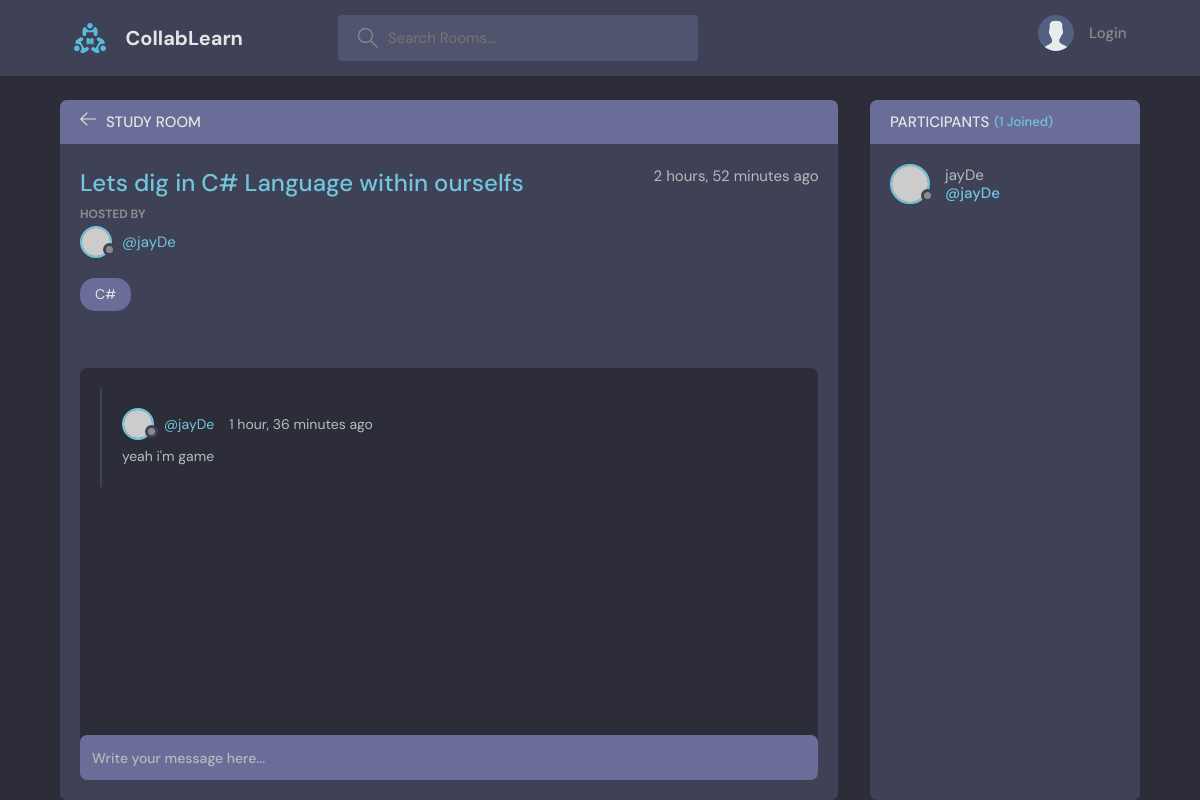
/room/9/, run on the app's committed database.
### base/models.py (models this page shows, shortened)
class Room(models.Model):
    host = models.ForeignKey(User, on_delete=models.SET_NULL, null=True)
    topic = models.ForeignKey(Topic, on_delete=models.SET_NULL, null=True)
    name = models.CharField(max_length=200)
    description = models.TextField(null=True, blank=True)
    participants = models.ManyToManyField(User, related_name='participants', blank=True)
    updated = models.DateTimeField(auto_now=True)
    created = models.DateTimeField(auto_now_add=True)
    class Meta:
        ordering = ['-updated','-created']

class Topic(models.Model):
    name = models.CharField(max_length=200)
    def __str__(self):
        return self.name

class Message(models.Model):
    user = models.ForeignKey(User, on_delete=models.CASCADE)
    room = models.ForeignKey('Room', on_delete=models.CASCADE)
    body = models.TextField()
    updated = models.DateTimeField(auto_now=True)
    created = models.DateTimeField(auto_now_add=True)
    class Meta:
        ordering = ['-updated','-created']

### base/views.py (the view, shortened to what this page needs)
# urls.py: path('room/<str:pk>/', views.room, name="room"),
def room(request, pk):
    room = Room.objects.get(id=pk)
    room_messages = room.message_set.all().order_by('-created')
    participants = room.participants.all()
    context = {'room':room, 'room_messages':room_messages, 'participants':participants}
    return render(request, 'base/room.html', context)

### base/templates/base/room.html (shortened to what this page needs)
{% extends 'main.html' %}
{% block content %}
    <main class="profile-page layout layout--2">
      <div class="container">
        <div class="room">
          <div class="room__top">
            <div class="room__topLeft">
              <a href="{% url 'home' %}">
                <svg version="1.1" xmlns="http://www.w3.org/2000/svg" width="32" height="32" viewBox="0 0 32 32">
                  <title>arrow-left</title>
                  <path
                    d="M13.723 2.286l-13.723 13.714 13.719 13.714 1.616-1.611-10.96-10.96h27.625v-2.286h-27.625l10.965-10.965-1.616-1.607z"
                  ></path>
                </svg>
              </a>
              <h3>Study Room</h3>
            </div>
          </div>
          <div class="room__box scroll">
            <div class="room__header scroll">
              <div class="room__info">
                <h3>{{room.name}}</h3>
                <span> {{room.created|timesince}} ago</span>
              </div>
              <div class="room__hosted">
                <p>Hosted By</p>
                <a href="{% url 'user-profile' room.host.id %}" class="room__author">
                  <div class="avatar avatar--small">
                    <img src="https://randomuser.me/api/portraits/men/37.jpg" />
                  </div>
                  <span>@{{room.host.username}}</span>
                </a>
              </div>
              <span class="room__topics">{{room.topic}}</span>
            </div>
            <div class="room__conversation">
              <div class="threads scroll">
                {% for message in room_messages %}
                <div class="thread">
                  <div class="thread__top">
                    <div class="thread__author">
                      <a href="{% url 'user-profile' message.user.id %}" class="thread__authorInfo">
                        <div class="avatar avatar--small">
                          <img src="https://randomuser.me/api/portraits/men/37.jpg" />
                        </div>
                        <span>@{{message.user.username}}</span>
                      </a>
                      <span class="thread__date">{{message.created|timesince}} ago</span>
                    </div>
                  </div>
                  <div class="thread__details">
                    {{message.body}}
                  </div>
                </div>
                {%endfor%}
              </div>
            </div>
          </div>
          <div class="room__message">
            <form action="" method="POST">
              <input name="body" placeholder="Write your message here..." />
            </form>
          </div>
        </div>
        <div class="participants">
          <h3 class="participants__top">Participants <span>({{participants.count}} Joined)</span></h3>
          <div class="participants__list scroll">
            {% for user in participants %}
            <a href="{% url 'user-profile' user.id %}" class="participant">
              <div class="avatar avatar--medium">
                <img src="https://randomuser.me/api/portraits/men/37.jpg" />
              </div>
              <p>
                {{user.username}}
                <span>@{{user.username}}</span>
              </p>
            </a>
            {% endfor %}
          </div>
        </div>
      </div>
    </main>
    {% endblock content  %}

### data on the page
Room: name "Lets dig in C# Language within ourselfs", created "2 hours, 52 minutes", host.username "jayDe", topic "C#"
Message: user.username "jayDe", created "1 hour, 36 minutes", body "yeah i'm game"

### other printed values
{{ participants.count }} "1"
{{ user.username }} "jayDe"
